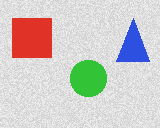
#> input picture 20261106_day15/01_basic/data/scene.png, 160 x 128 px
$ jupyter execute --allow-errors 01_boxes.ipynb
#> lines starting #> are read from the running program, lines starting #| are printed output that depends on the picture; after the words box and inside, x2 and y2 are one past the last pixel; in counts of white or black regions, pixels touching at a corner belong together
# 실습 01 · 이미지·정답 박스

> **Day15 | 객체탐지·YOLO·추적 · 01_기본필수**
> 원본 스크립트: `01_boxes.py` · 교안 PPT 15쪽 · 직접 구현: B01
> 결과: 이 노트북을 실제 실행한 출력

## 학습 목표

- 정답(GT) 박스 표의 xyxy 좌표가 이미지의 어느 위치인지 그려서 확인한다.
- OpenCV 색 순서(BGR)와 좌표 순서(x=열, y=행)를 구분한다.
- GT에는 confidence가 없다는 점을 설명한다.

## 핵심 개념

| 개념 | 설명 |
|---|---|
| xyxy | 왼쪽 위 (x1,y1) ~ 오른쪽 아래 (x2,y2) 픽셀 좌표 |
| shape (H,W,C) | 배열은 (높이, 너비, 채널) 순서 → 160×128 그림은 (128,160,3) |
| BGR | OpenCV 색 순서. (0,255,0)=초록, (0,0,255)=빨강 |
| GT confidence | 정답은 사람이 정한 기록이라 점수가 없음 |

## 0. 준비

- 이 노트북은 `01_기본필수` 폴더(같은 폴더에 `data/`가 있는 위치)에서 연다.
- 입력은 `data/`의 원본을 읽기만 하고, 노트북이 만드는 결과 파일은 `outputs_notebook/`에 저장한다.
- CPU에서 실행한다. GPU·CUDA 코드는 없다.

[cell 1]
# ============================================================
# 0. 라이브러리·경로 설정
# ============================================================
from pathlib import Path
import cv2
import numpy as np
import pandas as pd
import matplotlib.pyplot as plt

# BASE : 노트북 폴더(01_기본필수) / DATA : 원본 입력 / OUT : 노트북 결과 폴더
BASE = Path.cwd()
DATA = BASE / "data"
OUT = BASE / "outputs_notebook"
OUT.mkdir(exist_ok=True)

def show(images, titles, size=3.2):
    """BGR 배열 여러 장을 한 줄로 표시한다.

    - images: BGR 배열 목록 (OpenCV로 읽은 그대로)
    - titles: 각 그림 제목 목록
    """
    fig, axes = plt.subplots(1, len(images), figsize=(size * len(images), size * 0.9))
    axes = np.atleast_1d(axes)
    for ax, img, title in zip(axes, images, titles):
        # cv2.cvtColor(BGR2RGB) : matplotlib은 RGB 순서로 그리므로 채널 순서를 바꿈
        ax.imshow(cv2.cvtColor(img, cv2.COLOR_BGR2RGB))
        ax.set_title(title, fontsize=9)
        ax.axis("off")
    plt.tight_layout()
    plt.show()

## 1. 입력 읽기

이미지와 정답 박스 표를 읽는다. 표에는 `confidence` 열이 없다.

[cell 2]
# ============================================================
# 1. 입력 읽기
# ============================================================
image = cv2.imread(str(DATA / "scene.png"))
#> image is the input picture: shape (128, 160, 3); mean B, G, R 199.4, 202.2, 206.8
#> (the rest of this cell did not finish here and is left out)

## 2. 정답 박스 그리기 (TODO B01)

`cv2.rectangle(img, pt1, pt2, color, thickness)`에서 앞 4개는 필수, 두께는 선택이다. 원본을 보존하려고 `copy()`한 배열에 그린다.

[cell 3]
# ============================================================
# 2. 정답 박스 그리기 (TODO B01)
# ============================================================
# result : 그림용 복사본 (image 원본은 그대로)
result = image.copy()
#> (the rest of this cell did not finish here and is left out)

## 3. 원본 보존 확인

`copy()`를 썼기 때문에 원본 배열은 바뀌지 않았다. 복사 없이 그리면 원본 배열도 같이 바뀐다.

[cell 4]
# ============================================================
# 3. 원본 보존 확인
# ============================================================
reread = cv2.imread(str(DATA / "scene.png"))
# np.array_equal : 두 배열의 모양·값이 모두 같으면 True
print("메모리의 원본 배열 그대로:", np.array_equal(image, reread))
#| 메모리의 원본 배열 그대로: True
print("복사본과 원본이 다른 픽셀 수:", int((result != image).any(axis=2).sum()))
#| 복사본과 원본이 다른 픽셀 수: 0

## 4. BGR 색 순서 실험

같은 숫자 `(0, 0, 255)`를 OpenCV에 주면 빨강, RGB로 해석하면 파랑이다.

[cell 5]
# ============================================================
# 4. BGR 색 순서 실험
# ============================================================
demo = image.copy()
# (0, 0, 255) : OpenCV(BGR)에서는 R=255 -> 빨강
cv2.rectangle(demo, (12, 18), (52, 58), (0, 0, 255), thickness=2)
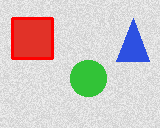
#> demo: shape (128, 160, 3); 2.32% of pixels changed, all inside (x1, y1, x2, y2) = (11, 17, 54, 60)
# 같은 배열을 채널 변환 없이 RGB로 표시하면 빨강·파랑이 뒤바뀌어 보임
fig, axes = plt.subplots(1, 2, figsize=(6.4, 2.9))
axes[0].imshow(cv2.cvtColor(demo, cv2.COLOR_BGR2RGB)); axes[0].set_title("BGR->RGB converted (correct)", fontsize=9)
axes[1].imshow(demo); axes[1].set_title("no conversion (R/B swapped)", fontsize=9)
for ax in axes: ax.axis("off")
plt.tight_layout(); plt.show()
#> after `plt.tight_layout()`:
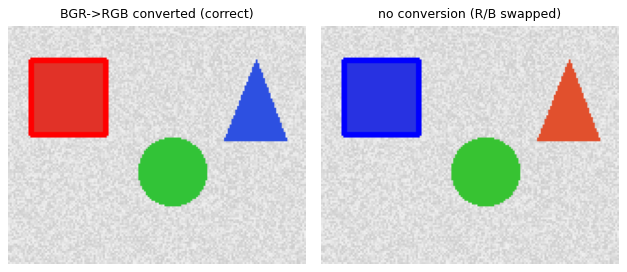
#> figure drawn by matplotlib, 2 panels; B, G, R data is drawn as R, G, B

$ run again, with 20261106_day15/01_basic/p01_boxes.png copied over 20261106_day15/01_basic/data/scene.png
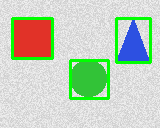
#> input picture 20261106_day15/01_basic/p01_boxes.png, 160 x 128 px
#> image is the input picture: shape (128, 160, 3); mean B, G, R 186.7, 206.7, 192.4
#| 메모리의 원본 배열 그대로: True
#| 복사본과 원본이 다른 픽셀 수: 0
#> `cv2.rectangle(demo, (12, 18), (52, 58), (0, 0, 255), thickness=2)`:
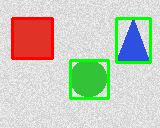
#> demo: shape (128, 160, 3); 2.32% of pixels changed, all inside (x1, y1, x2, y2) = (11, 17, 54, 60)
#> `plt.tight_layout()`:
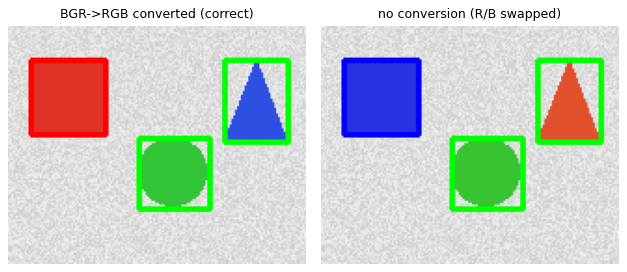
#> figure drawn by matplotlib, 2 panels; B, G, R data is drawn as R, G, B
